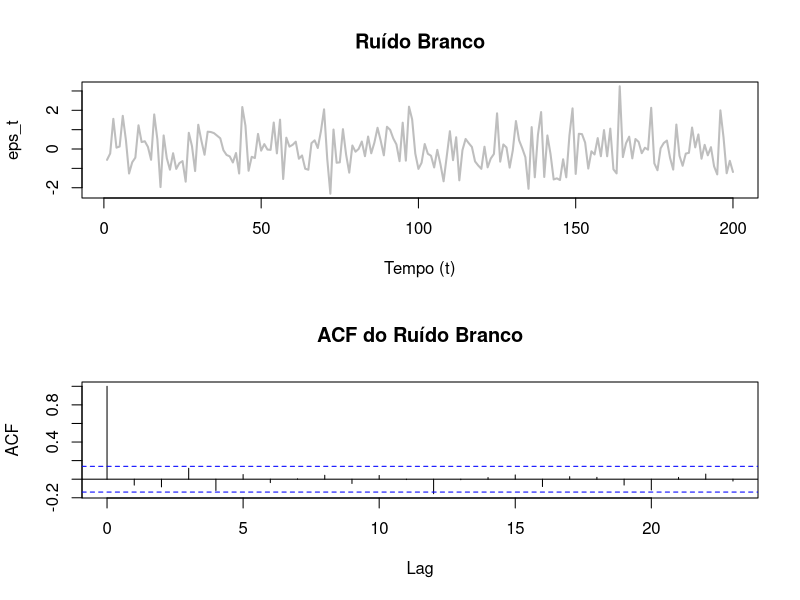
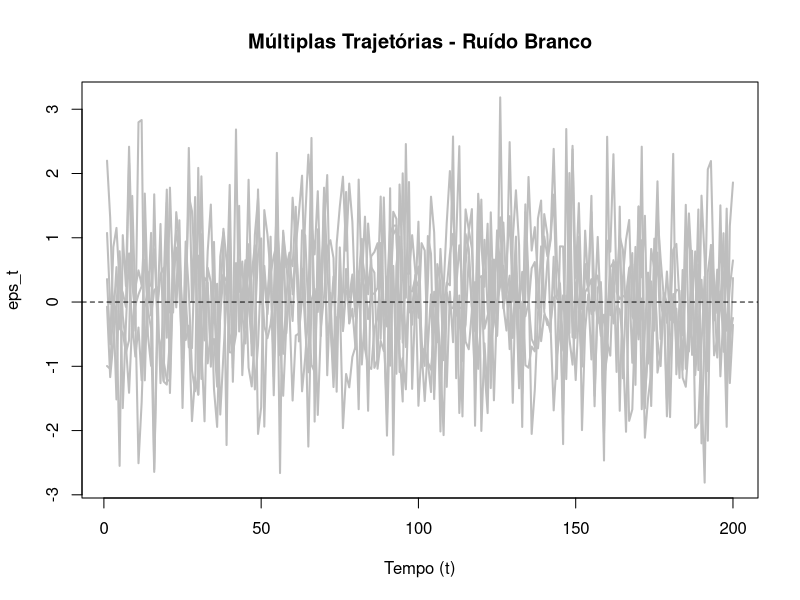
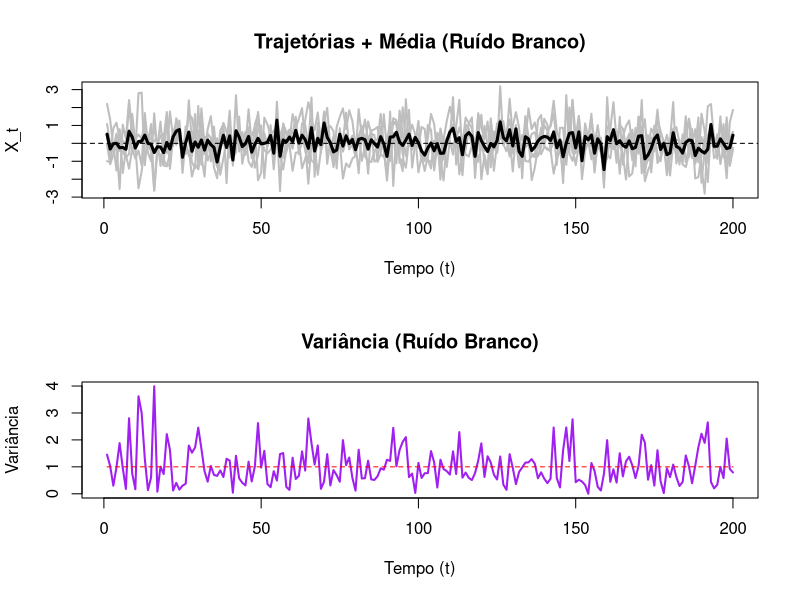
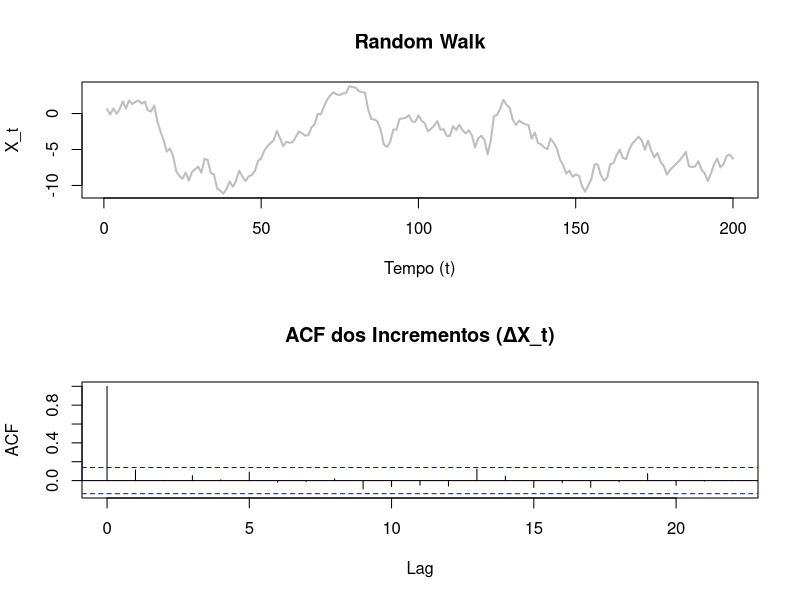
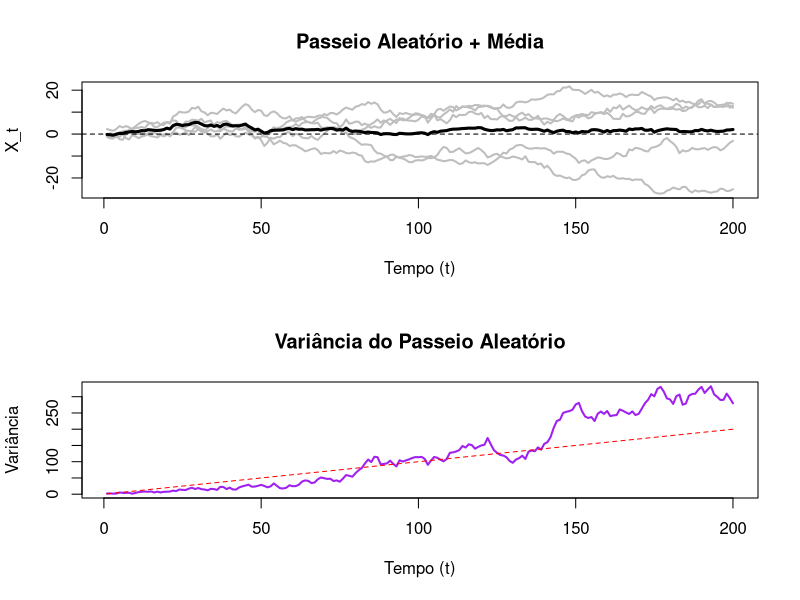
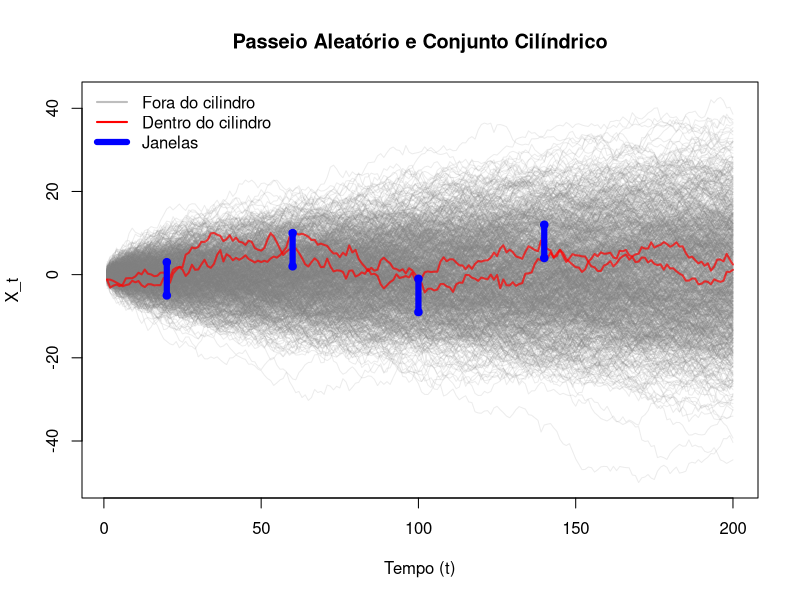

Source code (R) for these figures, in order:
############################################################
# AULA PRÁTICA – PROCESSOS ESTOCÁSTICOS 
############################################################

rm(list = ls())
set.seed(123)

############################################################
# 1. PARÂMETROS GERAIS
############################################################

sigma2 <- 1  # variância do ruído branco

############################################################
# 2. SIMULAÇÃO
############################################################

############################################################
# RUÍDO BRANCO
############################################################

simular_ruido_branco <- function(n){
  # eps_t ~ N(0,1)
  return(rnorm(n, mean = 0, sd = sqrt(sigma2)))
}

############################################################
# MÚLTIPLAS TRAJETÓRIAS DE RUÍDO BRANCO
############################################################

simular_multiplas_trajetorias_ruido <- function(n, m){
  
  trajetorias <- matrix(0, nrow = n, ncol = m)
  
  for(i in 1:m){
    trajetorias[, i] <- simular_ruido_branco(n)
  }
  
  return(trajetorias)
}

############################################################
# PASSEIO ALEATÓRIO
# X_t = X_{t-1} + eps_t
############################################################

simular_passeio_aleatorio <- function(n){
  
  eps <- simular_ruido_branco(n)
  
  X <- numeric(n)
  
  # condição inicial
  X[1] <- eps[1]
  
  # construção recursiva
  if(n >= 2){
    for(t in 2:n){
      X[t] <- X[t-1] + eps[t]
    }
  }
  
  return(X)
}

############################################################
# MÚLTIPLOS PASSEIOS ALEATORIOS
############################################################

simular_multiplos_passeio_aleatorio <- function(n, m){
  
  trajetorias <- matrix(0, nrow = n, ncol = m)
  
  for(i in 1:m){
    trajetorias[, i] <- simular_passeio_aleatorio(n)
  }
  
  return(trajetorias)
}

############################################################
# 3. ESTATÍSTICAS
############################################################

############################################################
# MÉDIA
############################################################

calcular_media_trajetoria <- function(trajetorias){
  
  n <- nrow(trajetorias)
  m <- ncol(trajetorias)
  
  media <- numeric(n)
  
  for(t in 1:n){
    
    soma <- 0
    
    for(i in 1:m){
      soma <- soma + trajetorias[t,i]
    }
    
    media[t] <- soma / m
  }
  
  return(media)
}

############################################################
# VARIÂNCIA
############################################################

calcular_variancia_trajetoria <- function(trajetorias){
  
  n <- nrow(trajetorias)
  m <- ncol(trajetorias)
  
  if(m < 2){
    stop("São necessárias pelo menos duas trajetórias.")
  }
  
  variancia <- numeric(n)
  
  for(t in 1:n){
    soma <- 0
    
    for(i in 1:m){
      soma <- soma + trajetorias[t,i]
    }
    
    media <- soma / m
    
    soma <- 0
    
    for(i in 1:m){
      d <- trajetorias[t,i] - media
      soma <- soma + d*d
    }
    
    variancia[t] <- soma / (m-1)
  }
  
  return(variancia)
}

############################################################
# 4. PLOTS
############################################################

############################################################
# SÉRIE TEMPORAL
############################################################

plot_serie_temporal <- function(serie, titulo, ylab = "X_t"){
  
  n <- length(serie)
  
  plot(1:n, serie,
       type = "l",
       lwd = 2,
       col = "gray",
       main = titulo,
       xlab = "Tempo (t)",
       ylab = ylab)
}

############################################################
# ACF
############################################################

plot_acf <- function(serie, titulo){
  acf(serie, main = titulo)
}

############################################################
# MÚLTIPLAS TRAJETÓRIAS
############################################################

plot_multiplas_trajetorias <- function(trajetorias, titulo, ylab = "X_t"){
  
  n <- nrow(trajetorias)
  m <- ncol(trajetorias)
  
  plot(1:n, trajetorias[,1],
       type = "n",
       xlim = c(1, n),
       ylim = range(trajetorias),
       xlab = "Tempo (t)",
       ylab = ylab,
       main = titulo)
  
  for(i in 1:m){
    lines(1:n, trajetorias[, i], col = "gray", lwd = 2)
  }
  
  abline(h = 0, col = "black", lty = 2)
}

############################################################
# TRAJETÓRIAS + MÉDIA
############################################################

plot_trajetorias_media <- function(trajetorias, media, titulo){
  
  n <- nrow(trajetorias)
  m <- ncol(trajetorias)
  
  plot(1:n, trajetorias[,1],
       type = "n",
       xlim = c(1, n),
       ylim = range(trajetorias),
       xlab = "Tempo (t)",
       ylab = "X_t",
       main = titulo)
  
  for(i in 1:m){
    lines(1:n, trajetorias[, i], col = "gray", lwd = 2)
  }
  
  lines(1:n, media, col = "black", lwd = 3)
  
  abline(h = 0, col = "black", lty = 2)
}

############################################################
# VARIÂNCIA
############################################################

plot_variancia <- function(variancia, referencia = NULL, titulo){
  
  n <- length(variancia)
  
  plot(1:n, variancia,
       type = "l",
       lwd = 2,
       col = "purple",
       xlab = "Tempo (t)",
       ylab = "Variância",
       main = titulo)
  
  if(!is.null(referencia)){
    lines(1:n, referencia, col = "red", lty = 2)
  }
}

############################################################
# 5. EXEMPLOS DE USO
############################################################

n <- 200
m <- 5

############################################################
# RUÍDO BRANCO
############################################################

eps <- simular_ruido_branco(n)

par(mfrow = c(2,1))

plot_serie_temporal(eps, "Ruído Branco", "eps_t")
plot_acf(eps, "ACF do Ruído Branco")

par(mfrow = c(1,1))

############################################################
# MÚLTIPLAS TRAJETÓRIAS (RUÍDO BRANCO)
############################################################

traj <- simular_multiplas_trajetorias_ruido(n, m)

plot_multiplas_trajetorias(traj,
                           "Múltiplas Trajetórias - Ruído Branco",
                           "eps_t")

media <- calcular_media_trajetoria(traj)
variancia <- calcular_variancia_trajetoria(traj)

par(mfrow = c(2,1))

plot_trajetorias_media(traj, media,
                       "Trajetórias + Média (Ruído Branco)")

plot_variancia(
  variancia = variancia,
  referencia = rep(sigma2, n),
  titulo = "Variância (Ruído Branco)"
)

par(mfrow = c(1,1))

############################################################
# PASSEIO ALEATORIO
############################################################

pa <- simular_passeio_aleatorio(n)

par(mfrow = c(2,1))

plot_serie_temporal(pa, "Random Walk")
plot_acf(diff(pa), "ACF dos Incrementos (ΔX_t)")

par(mfrow = c(1,1))

############################################################
# MÚLTIPLOS PASSEIOS ALEATORIOS
############################################################

traj_pa <- simular_multiplos_passeio_aleatorio(n, m)

media_pa <- calcular_media_trajetoria(traj_pa)
var_pa <- calcular_variancia_trajetoria(traj_pa)

par(mfrow = c(2,1))

plot_trajetorias_media(traj_pa,
                       media_pa,
                       "Passeio Aleatório + Média")

plot_variancia(var_pa,
               referencia = sigma2 * (1:n),
               titulo = "Variância do Passeio Aleatório")

par(mfrow = c(1,1))

############################################################
# CONJUNTO CILÍNDRICO PARA O PASSEIO ALEATÓRIO
############################################################

n <- 200
m <- 1000

############################################################
# TEMPOS FIXADOS
############################################################

tempos_fix <- c(20, 60, 100, 140)

############################################################
# JANELAS NO EIXO Y
############################################################

limite_inferior <- c(-5,  2, -9,  4)

limite_superior <- c( 3, 10, -1, 12)

############################################################
# MATRIZ DAS TRAJETÓRIAS
############################################################

trajetorias <- simular_multiplos_passeio_aleatorio(n, m)

############################################################
# VERIFICAÇÃO DO CONJUNTO CILÍNDRICO
############################################################

pertence_cilindro <- logical(m)

for(i in 1:m){
  
  pertence <- TRUE
  
  for(j in 1:length(tempos_fix)){
    
    t <- tempos_fix[j]
    
    valor <- trajetorias[t,i]
    
    limite_inf <- limite_inferior[j]
    limite_sup <- limite_superior[j]
    
    if(valor < limite_inf || valor > limite_sup){
      pertence <- FALSE
    }
  }
  
  pertence_cilindro[i] <- pertence
}

############################################################
# CONTAGEM
############################################################

numero_trajetorias_cilindro <- 0

for(i in 1:m){
  
  if(pertence_cilindro[i]){
    numero_trajetorias_cilindro <-
      numero_trajetorias_cilindro + 1
  }
}

############################################################
# PROPORÇÃO
############################################################

proporcao <- numero_trajetorias_cilindro / m

cat("Número total de trajetórias:", m, "\n")

cat("Número de trajetórias no cilindro:",
    numero_trajetorias_cilindro, "\n")

cat("Proporção de trajetórias no cilindro:",
    proporcao, "\n")

############################################################
# GRÁFICO
############################################################

dev.new(width = 14, height = 8)

plot(1:n, trajetorias[,1],
     type = "n",
     xlim = c(1,n),
     ylim = range(trajetorias),
     xlab = "Tempo (t)",
     ylab = "X_t",
     main = "Passeio Aleatório e Conjunto Cilíndrico")

############################################################
# TRAJETÓRIAS FORA DO CILINDRO
############################################################

for(i in 1:m){
  
  if(!pertence_cilindro[i]){
    
    lines(1:n,
          trajetorias[,i],
          col = rgb(0.5,0.5,0.5,0.15),
          lwd = 1)
  }
}

############################################################
# TRAJETÓRIAS DENTRO DO CILINDRO
############################################################

for(i in 1:m){
  
  if(pertence_cilindro[i]){
    
    lines(1:n,
          trajetorias[,i],
          col = rgb(1,0,0,0.7),
          lwd = 2)
  }
}

############################################################
# JANELAS DO CILINDRO
############################################################

for(j in 1:length(tempos_fix)){
  
  t <- tempos_fix[j]
  
  limite_inf <- limite_inferior[j]
  limite_sup <- limite_superior[j]
  
  lines(c(t,t),
        c(limite_inf, limite_sup),
        col = "blue",
        lwd = 6)
  
  points(t,
         limite_inf,
         pch = 19,
         col = "blue")
  
  points(t,
         limite_sup,
         pch = 19,
         col = "blue")
}

############################################################
# LEGENDA
############################################################

legend("topleft",
       legend = c("Fora do cilindro",
                  "Dentro do cilindro",
                  "Janelas"),
       col = c("gray","red","blue"),
       lwd = c(2,2,6),
       bty = "n")
